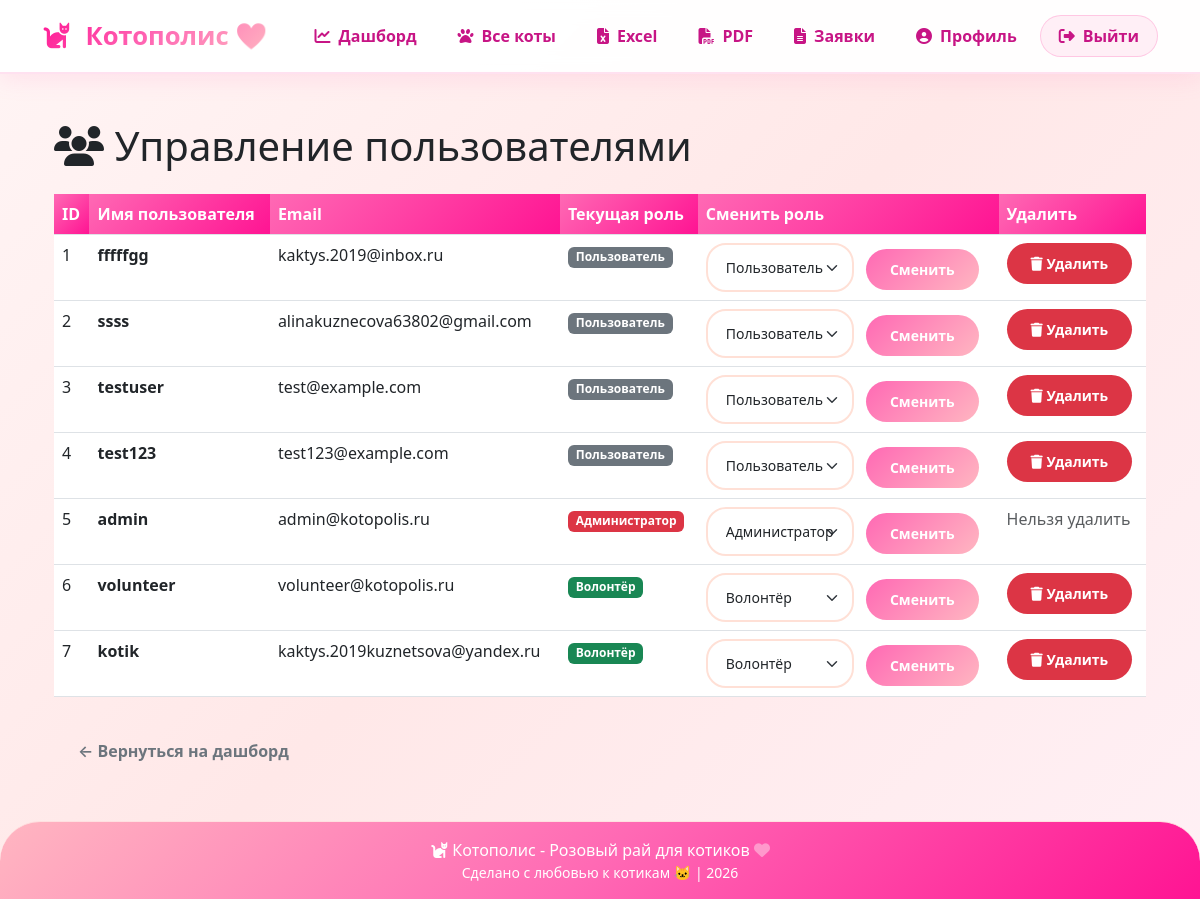
Page /admin/users (signed in) on the committed database.
### models.py (models this page shows, shortened)
class User(UserMixin, db.Model):
    __tablename__ = 'users'
    id = db.Column(db.Integer, primary_key=True)
    username = db.Column(db.String(80), unique=True, nullable=False)
    email = db.Column(db.String(120), unique=True, nullable=False)
    password = db.Column(db.String(200), nullable=False)
    role = db.Column(db.String(50), default='volunteer')
    created_at = db.Column(db.DateTime, default=datetime.utcnow)
    last_login = db.Column(db.DateTime)
    email_confirmed = db.Column(db.Boolean, default=False)
    email_confirmed_at = db.Column(db.DateTime)
    security_question = db.Column(db.String(200))
    security_answer = db.Column(db.String(200))
    bio = db.Column(db.Text)  # описание о себе

### app.py (the view)
@app.route('/admin/users')
@admin_required
def admin_users():
    users = User.query.all()
    return render_template('admin_users.html', users=users)

### app.py (called while the page is built)
def admin_required(f):
    @wraps(f)
    def decorated_function(*args, **kwargs):
        if not current_user.is_authenticated:
            flash('🌸 Пожалуйста, войдите в систему', 'warning')
            return redirect(url_for('login'))
        if current_user.role != 'admin':
            flash('🩷 У вас нет прав для выполнения этого действия', 'danger')
            return redirect(url_for('dashboard'))
        return f(*args, **kwargs)
    return decorated_function

@login_manager.user_loader
def load_user(user_id):
    return User.query.get(int(user_id))

@app.context_processor
def utility_processor():
    def get_current_year():
        return datetime.now().year
    def get_total_cats():
        return Cat.query.count()
    def get_available_cats():
        return Cat.query.filter_by(status='В приюте').count()
    return {
        'current_year': get_current_year(),
        'total_cats': get_total_cats(),
        'available_cats': get_available_cats(),
        'now': datetime.now()
    }

### templates/admin_users.html (shortened to what this page needs)
{% extends 'base.html' %}
{% block content %}
<div class="container mt-4">
    <h1 class="mb-4"><i class="fas fa-users"></i> Управление пользователями</h1>
    <div class="table-responsive">
        <table class="table table-hover">
            <thead class="table-pink">
                <tr>
                    <th>ID</th>
                    <th>Имя пользователя</th>
                    <th>Email</th>
                    <th>Текущая роль</th>
                    <th>Сменить роль</th>
                    <th>Удалить</th>
                </tr>
            </thead>
            <tbody>
                {% for user in users %}
                <tr>
                    <td>{{ user.id }}</td>
                    <td><strong>{{ user.username }}</strong></td>
                    <td>{{ user.email }}</td>
                    <td>
                        <span class="badge bg-{{ 'danger' if user.role == 'admin' else 'success' if user.role == 'volunteer' else 'secondary' }}">
                            {% if user.role == 'admin' %}Администратор
                            {% elif user.role == 'volunteer' %}Волонтёр
                            {% else %}Пользователь{% endif %}
                        </span>
                    </td>
                    <td>
                        <form method="POST" action="{{ url_for('set_role', user_id=user.id) }}" class="d-inline">
                            <select name="role" class="form-select form-select-sm d-inline w-auto">
                                <option value="user" {{ 'selected' if user.role == 'user' else '' }}>Пользователь</option>
                                <option value="volunteer" {{ 'selected' if user.role == 'volunteer' else '' }}>Волонтёр</option>
                                <option value="admin" {{ 'selected' if user.role == 'admin' else '' }}>Администратор</option>
                            </select>
                            <button type="submit" class="btn btn-sm btn-pink ms-2">Сменить</button>
                        </form>
                    </td>
                    <td>
                        {% if user.username != 'admin' %}
                            <a href="{{ url_for('admin_delete_user', user_id=user.id) }}"
                               class="btn btn-sm btn-danger"
                               onclick="return confirm('Удалить пользователя {{ user.username }}?')">
                                <i class="fas fa-trash"></i> Удалить
                            </a>
                        {% else %}
                            <span class="text-muted">Нельзя удалить</span>
                        {% endif %}
                    </td>
                </tr>
                {% endfor %}
            </tbody>
        </table>
    </div>
    <a href="{{ url_for('dashboard') }}" class="btn btn-outline-secondary mt-3">
        ← Вернуться на дашборд
    </a>
</div>
{% endblock %}

### static/css/style.css (style rules this page uses)
:root { --pink-primary: #ff69b4; --pink-light: #ffb6c1; --pink-dark: #ff1493; --pink-bg: #fff0f5; --pink-gradient: linear-gradient(135deg, #ff69b4 0%, #ffb6c1 100%); --shadow-pink: 0 5px 15px rgba(255, 105, 180, 0.3); }
* { margin: 0; padding: 0; box-sizing: border-box; }
body { background: linear-gradient(135deg, #fff0f5 0%, #ffe4ec 100%); font-family: 'Segoe UI', 'Poppins', Tahoma, Geneva, Verdana, sans-serif; min-height: 100vh; display: flex; flex-direction: column; }
.btn-pink { background: var(--pink-gradient); border: none; color: white; padding: 8px 20px; border-radius: 25px; transition: all 0.3s ease; }
.form-control, .form-select { border-radius: 10px; border: 1px solid #ffe4ec; padding: 8px 12px; }
* { box-sizing: border-box; }
html { font-size: 16px; scroll-behavior: smooth; }
@media (min-width: 1200px) { .container { max-width: 1140px; } }
.table-responsive { overflow-x: auto; -webkit-overflow-scrolling: touch; }
.form-control, .form-select { transition: border-color 0.15s ease-in-out, box-shadow 0.15s ease-in-out; }
.btn { transition: all 0.2s ease; border-radius: 8px; }
body { text-rendering: optimizeLegibility; -webkit-font-smoothing: antialiased; -moz-osx-font-smoothing: grayscale; }
* { transition: transform 0.1s ease; }
.btn { transition: transform 0.2s ease, background 0.2s ease; }

### templates/base.html (style rules this page uses)
html { scroll-behavior: smooth; }
body { overflow-x: hidden; width: 100%; background: linear-gradient(135deg, #FFF5F5 0%, #FFE8E8 50%, #FFF0F5 100%); font-family: 'Segoe UI', 'Poppins', 'Quicksand', system-ui, -apple-system, sans-serif; }
.btn { border-radius: 60px; padding: 10px 24px; font-weight: 600; transition: all 0.3s ease; border: none; }
.form-control, .form-select { border-radius: 20px; border: 2px solid #FFE0D6; padding: 12px 18px; transition: all 0.3s ease; }

### templates/admin_users.html (style rules this page uses)
.table-pink th { background: linear-gradient(135deg, #FF69B4 0%, #FF1493 100%); color: white; }

### rows in the picture
User: id "1", username "fffffgg", email "kaktys.2019@inbox.ru", role "Пользователь"
User: id "2", username "ssss", email "alinakuznecova63802@gmail.com", role "Пользователь"
User: id "3", username "testuser", email "test@example.com", role "Пользователь"
User: id "4", username "test123", email "test123@example.com", role "Пользователь"
User: id "5", username "admin", email "admin@kotopolis.ru", role "Администратор", shows "Нельзя удалить"
User: id "6", username "volunteer", email "volunteer@kotopolis.ru", role "Волонтёр"
User: id "7", username "kotik", email "kaktys.2019kuznetsova@yandex.ru", role "Волонтёр"
